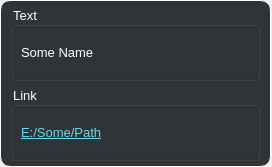
<?xml version="1.0" encoding="UTF-8"?>
<ui version="4.0">
 <class>LinkEditDialog</class>
 <widget class="QWidget" name="LinkEditDialog">
  <property name="geometry">
   <rect>
    <x>0</x>
    <y>0</y>
    <width>272</width>
    <height>167</height>
   </rect>
  </property>
  <property name="sizePolicy">
   <sizepolicy hsizetype="Minimum" vsizetype="Minimum">
    <horstretch>0</horstretch>
    <verstretch>0</verstretch>
   </sizepolicy>
  </property>
  <property name="maximumSize">
   <size>
    <width>272</width>
    <height>178</height>
   </size>
  </property>
  <property name="font">
   <font>
    <family>Segoe UI</family>
    <pointsize>10</pointsize>
   </font>
  </property>
  <property name="windowTitle">
   <string/>
  </property>
  <property name="styleSheet">
   <string notr="true">QFrame
{
	border: 1px solid #FFFFFF;
	border-radius: 10px;
}</string>
  </property>
  <layout class="QVBoxLayout" name="verticalLayout">
   <property name="spacing">
    <number>0</number>
   </property>
   <property name="sizeConstraint">
    <enum>QLayout::SetMinimumSize</enum>
   </property>
   <property name="leftMargin">
    <number>0</number>
   </property>
   <property name="topMargin">
    <number>0</number>
   </property>
   <property name="rightMargin">
    <number>0</number>
   </property>
   <property name="bottomMargin">
    <number>0</number>
   </property>
   <item>
    <widget class="QFrame" name="frame">
     <property name="maximumSize">
      <size>
       <width>271</width>
       <height>178</height>
      </size>
     </property>
     <property name="font">
      <font>
       <family>Segoe UI</family>
       <pointsize>10</pointsize>
      </font>
     </property>
     <property name="styleSheet">
      <string notr="true">background-color: rgb(47, 52, 55);</string>
     </property>
     <property name="frameShape">
      <enum>QFrame::NoFrame</enum>
     </property>
     <property name="frameShadow">
      <enum>QFrame::Plain</enum>
     </property>
     <property name="lineWidth">
      <number>0</number>
     </property>
     <property name="midLineWidth">
      <number>0</number>
     </property>
     <layout class="QVBoxLayout" name="verticalLayout_2">
      <property name="spacing">
       <number>5</number>
      </property>
      <property name="leftMargin">
       <number>10</number>
      </property>
      <property name="topMargin">
       <number>5</number>
      </property>
      <property name="rightMargin">
       <number>10</number>
      </property>
      <property name="bottomMargin">
       <number>5</number>
      </property>
      <item>
       <widget class="QGroupBox" name="groupBox">
        <property name="font">
         <font>
          <family>Segoe UI</family>
          <pointsize>10</pointsize>
         </font>
        </property>
        <property name="styleSheet">
         <string notr="true">color: rgb(255, 255, 255);</string>
        </property>
        <property name="title">
         <string>Text</string>
        </property>
        <property name="flat">
         <bool>false</bool>
        </property>
        <property name="checkable">
         <bool>false</bool>
        </property>
        <layout class="QVBoxLayout" name="verticalLayout_3">
         <property name="spacing">
          <number>0</number>
         </property>
         <property name="sizeConstraint">
          <enum>QLayout::SetMinimumSize</enum>
         </property>
         <property name="leftMargin">
          <number>0</number>
         </property>
         <property name="topMargin">
          <number>0</number>
         </property>
         <property name="rightMargin">
          <number>0</number>
         </property>
         <property name="bottomMargin">
          <number>0</number>
         </property>
         <item>
          <widget class="QLineEdit" name="fileName">
           <property name="sizePolicy">
            <sizepolicy hsizetype="Expanding" vsizetype="Minimum">
             <horstretch>0</horstretch>
             <verstretch>0</verstretch>
            </sizepolicy>
           </property>
           <property name="maximumSize">
            <size>
             <width>16777215</width>
             <height>40</height>
            </size>
           </property>
           <property name="font">
            <font>
             <family>Segoe UI</family>
             <pointsize>10</pointsize>
            </font>
           </property>
           <property name="styleSheet">
            <string notr="true">background-color: rgb(47, 52, 55);
padding: 5px;
color: rgb(255, 255, 255);</string>
           </property>
           <property name="text">
            <string>Some Name</string>
           </property>
           <property name="frame">
            <bool>false</bool>
           </property>
          </widget>
         </item>
        </layout>
       </widget>
      </item>
      <item>
       <widget class="QGroupBox" name="groupBox_2">
        <property name="font">
         <font>
          <family>Segoe UI</family>
          <pointsize>10</pointsize>
         </font>
        </property>
        <property name="styleSheet">
         <string notr="true">color: rgb(255, 255, 255);</string>
        </property>
        <property name="title">
         <string>Link</string>
        </property>
        <layout class="QVBoxLayout" name="verticalLayout_4">
         <property name="spacing">
          <number>0</number>
         </property>
         <property name="sizeConstraint">
          <enum>QLayout::SetMinimumSize</enum>
         </property>
         <property name="leftMargin">
          <number>0</number>
         </property>
         <property name="topMargin">
          <number>0</number>
         </property>
         <property name="rightMargin">
          <number>0</number>
         </property>
         <property name="bottomMargin">
          <number>0</number>
         </property>
         <item>
          <widget class="QLineEdit" name="filePath">
           <property name="maximumSize">
            <size>
             <width>16777215</width>
             <height>40</height>
            </size>
           </property>
           <property name="font">
            <font>
             <family>Segoe UI</family>
             <pointsize>10</pointsize>
             <underline>true</underline>
            </font>
           </property>
           <property name="styleSheet">
            <string notr="true">background-color: rgb(47, 52, 55);
color: rgb(102, 217, 238);
padding: 5px;</string>
           </property>
           <property name="text">
            <string>E:/Some/Path</string>
           </property>
           <property name="frame">
            <bool>false</bool>
           </property>
          </widget>
         </item>
        </layout>
       </widget>
      </item>
     </layout>
    </widget>
   </item>
  </layout>
 </widget>
 <resources/>
 <connections/>
</ui>
